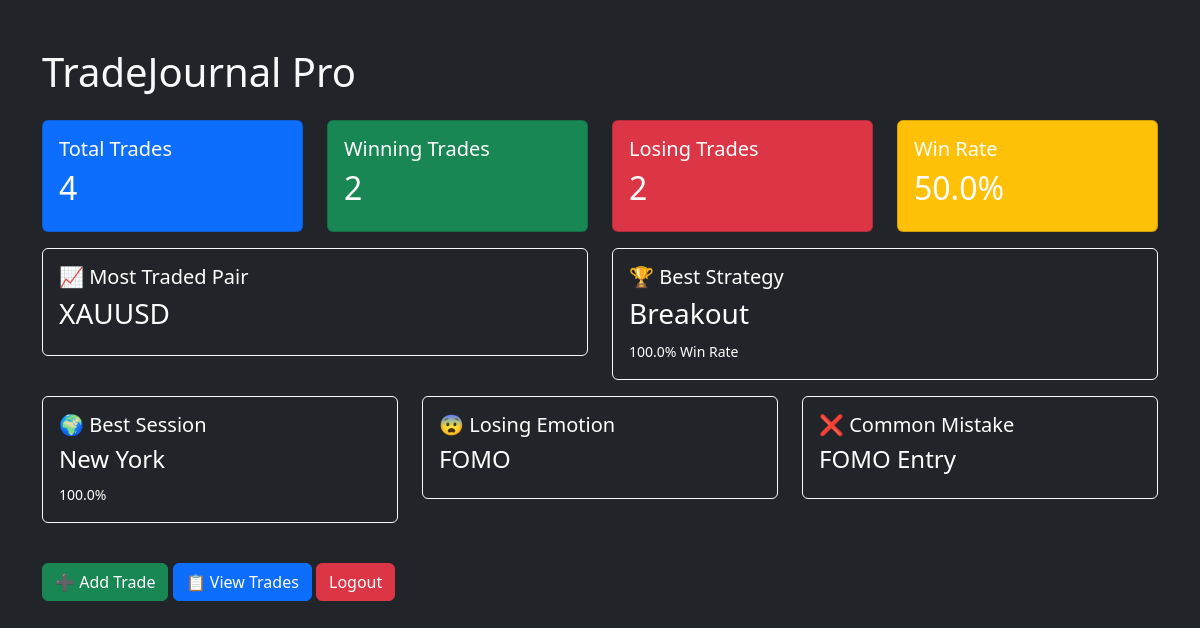
The app's page /dashboard (signed in) with its own data.
### models/trade.py (models this page shows)
class Trade(db.Model):
    __tablename__ = "trades"
    id = db.Column(db.Integer, primary_key=True)
    date = db.Column(db.String(20), nullable=False)
    symbol = db.Column(db.String(20), nullable=False)
    direction = db.Column(db.String(10), nullable=False)
    entry = db.Column(db.Float, nullable=False)
    exit = db.Column(db.Float, nullable=False)
    lot = db.Column(db.Float, nullable=False)
    strategy = db.Column(db.String(50), default="")
    session = db.Column(db.String(30), default="")
    emotion = db.Column(db.String(50), default="")
    mistake = db.Column(db.String(100), default="")
    notes = db.Column(db.Text)
    user_id = db.Column(db.Integer, db.ForeignKey("users.id"))

### routes/dashboard.py (the view)
@dashboard_bp.route("/dashboard")
@login_required
def dashboard():
    stats = calculate_dashboard_stats(current_user.id)
    return render_template(
        "dashboard.html",
        user=current_user,
        **stats
    )

### app.py (called while the page is built)
@login_manager.user_loader
def load_user(user_id):
    return User.query.get(int(user_id))

### templates/dashboard.html
{% extends "base.html" %}
{% block content %}
<h1 class="mb-4">
TradeJournal Pro
</h1>
<div class="row">
    <div class="col-md-3">
        <div class="card text-bg-primary mb-3">
            <div class="card-body">
                <h5>Total Trades</h5>
                <h2>{{ total }}</h2>
            </div>
        </div>
    </div>
    <div class="col-md-3">
        <div class="card text-bg-success mb-3">
            <div class="card-body">
                <h5>Winning Trades</h5>
                <h2>{{ wins }}</h2>
            </div>
        </div>
    </div>
    <div class="col-md-3">
        <div class="card text-bg-danger mb-3">
            <div class="card-body">
                <h5>Losing Trades</h5>
                <h2>{{ losses }}</h2>
            </div>
        </div>
    </div>
    <div class="col-md-3">
        <div class="card text-bg-warning mb-3">
            <div class="card-body">
                <h5>Win Rate</h5>
                <h2>{{ win_rate }}%</h2>
            </div>
        </div>
    </div>
</div>
<div class="row">
    <div class="col-md-6">
        <div class="card bg-dark border-light mb-3">
            <div class="card-body">
                <h5>📈 Most Traded Pair</h5>
                <h3>{{ most_traded }}</h3>
            </div>
        </div>
    </div>
    <div class="col-md-6">
        <div class="card bg-dark border-light mb-3">
            <div class="card-body">
                <h5>🏆 Best Strategy</h5>
                <h3>{{ best_strategy }}</h3>
                <small>{{ best_strategy_rate }}% Win Rate</small>
            </div>
        </div>
    </div>
</div>
<div class="row">
    <div class="col-md-4">
        <div class="card bg-dark border-light mb-3">
            <div class="card-body">
                <h5>🌍 Best Session</h5>
                <h4>{{ best_session }}</h4>
                <small>{{ best_session_rate }}%</small>
            </div>
        </div>
    </div>
    <div class="col-md-4">
        <div class="card bg-dark border-light mb-3">
            <div class="card-body">
                <h5>😨 Losing Emotion</h5>
                <h4>{{ common_emotion }}</h4>
            </div>
        </div>
    </div>
    <div class="col-md-4">
        <div class="card bg-dark border-light mb-3">
            <div class="card-body">
                <h5>❌ Common Mistake</h5>
                <h4>{{ common_mistake }}</h4>
            </div>
        </div>
    </div>
</div>
<br>
<a href="/add_trade" class="btn btn-success">
➕ Add Trade
</a>
<a href="/trades" class="btn btn-primary">
📋 View Trades
</a>
<a href="/logout" class="btn btn-danger">
Logout
</a>
{% endblock %}

### static/css/style.css (style rules this page uses)
body { background:#121212; color:white; }
.card { color:white; }
.card h1, .card h2, .card h3, .card h4, .card h5, .card h6, .card p, .card small { color:white; }

### records on screen
Trade: symbol "XAUUSD", strategy "Breakout", session "New York"
Trade: emotion "FOMO", mistake "FOMO Entry"

### other values on screen
{{ total }} "4"
{{ wins }} "2"
{{ losses }} "2"
{{ win_rate }} "50.0"
{{ best_strategy_rate }} "100.0"
{{ best_session_rate }} "100.0"
